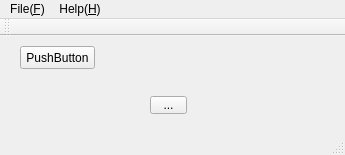
<?xml version="1.0" encoding="UTF-8"?>
<ui version="4.0">
 <class>MainWindow</class>
 <widget class="QMainWindow" name="MainWindow">
  <property name="geometry">
   <rect>
    <x>0</x>
    <y>0</y>
    <width>345</width>
    <height>155</height>
   </rect>
  </property>
  <property name="windowTitle">
   <string>MainWindow</string>
  </property>
  <widget class="QWidget" name="centralWidget">
   <widget class="QPushButton" name="pushButton">
    <property name="geometry">
     <rect>
      <x>20</x>
      <y>10</y>
      <width>75</width>
      <height>23</height>
     </rect>
    </property>
    <property name="text">
     <string>PushButton</string>
    </property>
   </widget>
   <widget class="QToolButton" name="toolButton">
    <property name="geometry">
     <rect>
      <x>150</x>
      <y>60</y>
      <width>37</width>
      <height>18</height>
     </rect>
    </property>
    <property name="text">
     <string>...</string>
    </property>
   </widget>
  </widget>
  <widget class="QMenuBar" name="menuBar">
   <property name="geometry">
    <rect>
     <x>0</x>
     <y>0</y>
     <width>345</width>
     <height>23</height>
    </rect>
   </property>
   <widget class="QMenu" name="menuFile">
    <property name="title">
     <string>File(&amp;F)</string>
    </property>
    <addaction name="actionOpen"/>
    <addaction name="actionexit"/>
   </widget>
   <widget class="QMenu" name="menuHelp_H">
    <property name="title">
     <string>Help(&amp;H)</string>
    </property>
    <addaction name="actionabout"/>
   </widget>
   <addaction name="menuFile"/>
   <addaction name="menuHelp_H"/>
  </widget>
  <widget class="QToolBar" name="mainToolBar">
   <attribute name="toolBarArea">
    <enum>TopToolBarArea</enum>
   </attribute>
   <attribute name="toolBarBreak">
    <bool>false</bool>
   </attribute>
  </widget>
  <widget class="QStatusBar" name="statusBar"/>
  <action name="actionOpen">
   <property name="text">
    <string>Open</string>
   </property>
  </action>
  <action name="actionexit">
   <property name="text">
    <string>Exit</string>
   </property>
  </action>
  <action name="actionabout">
   <property name="text">
    <string>about</string>
   </property>
  </action>
 </widget>
 <layoutdefault spacing="6" margin="11"/>
 <resources/>
 <connections/>
</ui>
